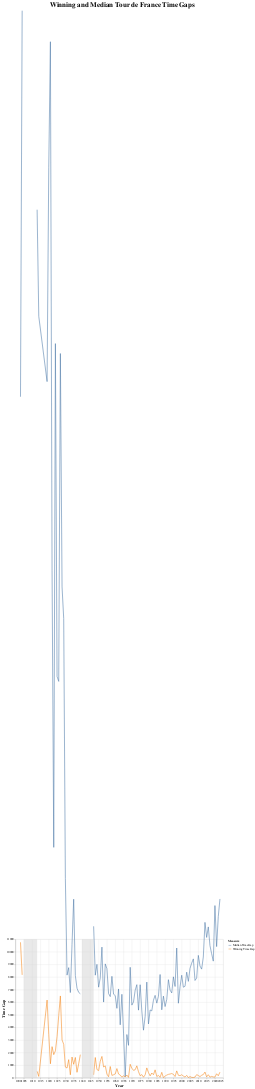

The cell this chart's notebook holds for it:
### Code cell
alt.layer(median_v_winning_chart, ww2_gap_rect, no_gc_gap_rect).properties(
    height = 500, 
    width = 750, 
    title = alt.Title('Winning and Median Tour de France Time Gaps', 
                      fontSize = 25, dx = 10)
)

### Figure 1 — Vega-Lite specification as saved in the notebook (floating-point values rounded to 4 significant figures; data arrays with more than 128 entries replaced by an {"elided": "..."} marker saying what was removed)
{"config": {"view": {"continuousWidth": 300, "continuousHeight": 300}}, "layer": [{"data": {"name": "data-ca8d265df7732851b33b471e86146c66"}, "mark": {"type": "line", "size": 2}, "encoding": {"color": {"field": "Measure", "type": "nominal"}, "x": {"axis": {"format": "4f", "tickCount": 29, "title": "Year", "titleFontSize": 15}, "field": "Year", "scale": {"domain": [1900, 2025]}, "type": "quantitative"}, "y": {"axis": {"format": "1f", "title": "Time Gap", "titleFontSize": 15}, "field": "Val", "type": "quantitative"}}}, {"data": {"name": "data-d1332f38927d048cb2486196f2f37ab8"}, "mark": {"type": "rect", "fill": "lightgray", "opacity": 0.5, "width": 7}, "encoding": {"x": {"field": "x1", "scale": {"domain": [1900, 2023]}, "type": "quantitative"}, "x2": {"field": "x2"}, "y": {"field": "y1", "scale": {"domain": [0, 11000]}, "type": "quantitative"}, "y2": {"field": "y2"}}}, {"data": {"name": "data-ce1806368c1d92ec6d73ce8e2b27a3fe"}, "mark": {"type": "rect", "fill": "lightgray", "opacity": 0.5, "width": 7}, "encoding": {"x": {"field": "x1", "scale": {"domain": [1900, 2023]}, "type": "quantitative"}, "x2": {"field": "x2"}, "y": {"field": "y1", "scale": {"domain": [0, 11000]}, "type": "quantitative"}, "y2": {"field": "y2"}}}], "height": 500, "title": {"text": "Winning and Median Tour de France Time Gaps", "dx": 10, "fontSize": 25}, "width": 750, "$schema": "https://vega.github.io/schema/vega-lite/v5.17.0.json", "datasets": {"data-ca8d265df7732851b33b471e86146c66": {"elided": "234 records"}, "data-d1332f38927d048cb2486196f2f37ab8": [{"x1": 1940, "x2": 1947, "y1": 0, "y2": 11000}], "data-ce1806368c1d92ec6d73ce8e2b27a3fe": [{"x1": 1905, "x2": 1913, "y1": 0, "y2": 11000}]}}
